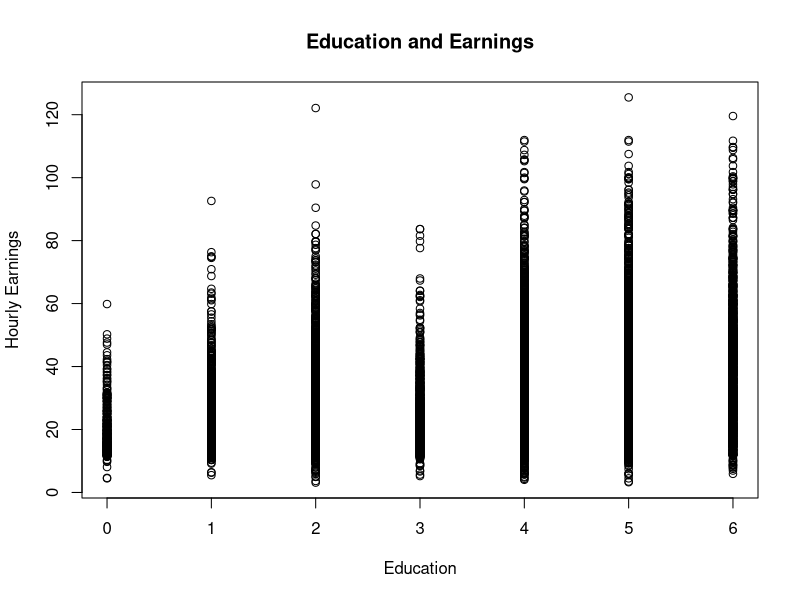
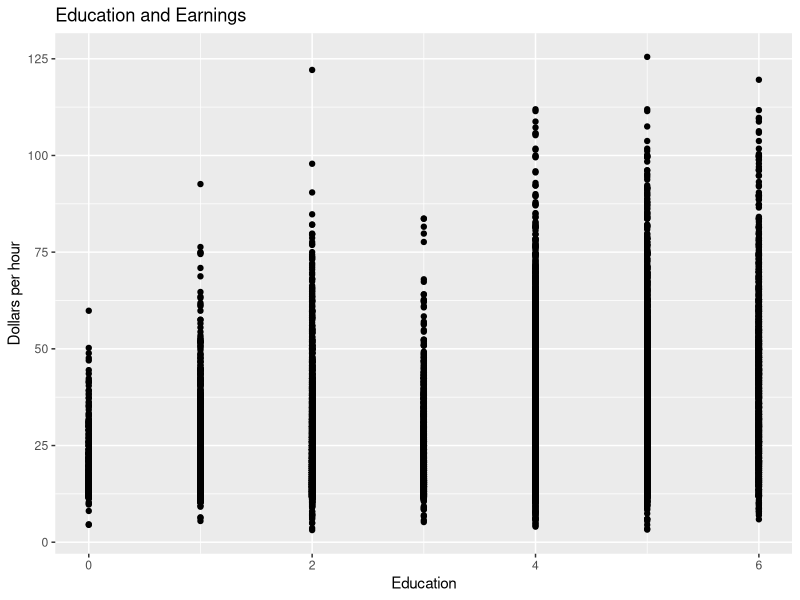
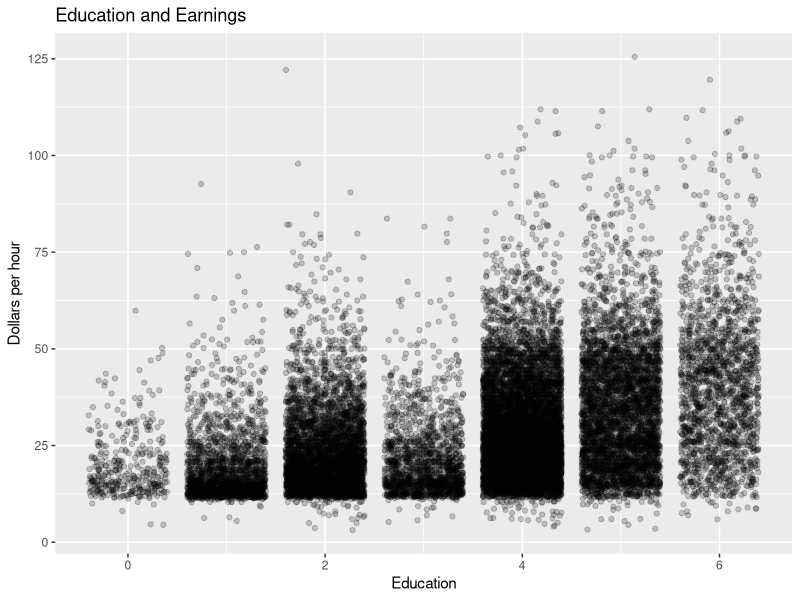
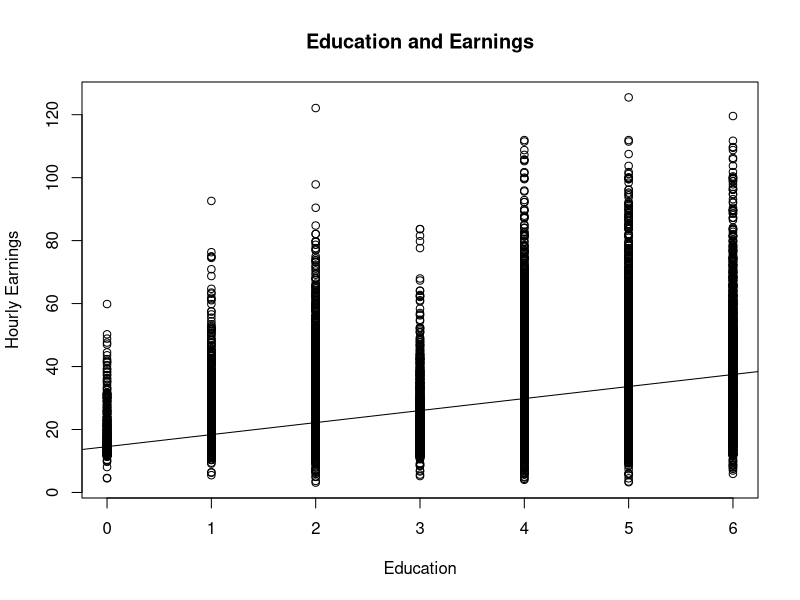
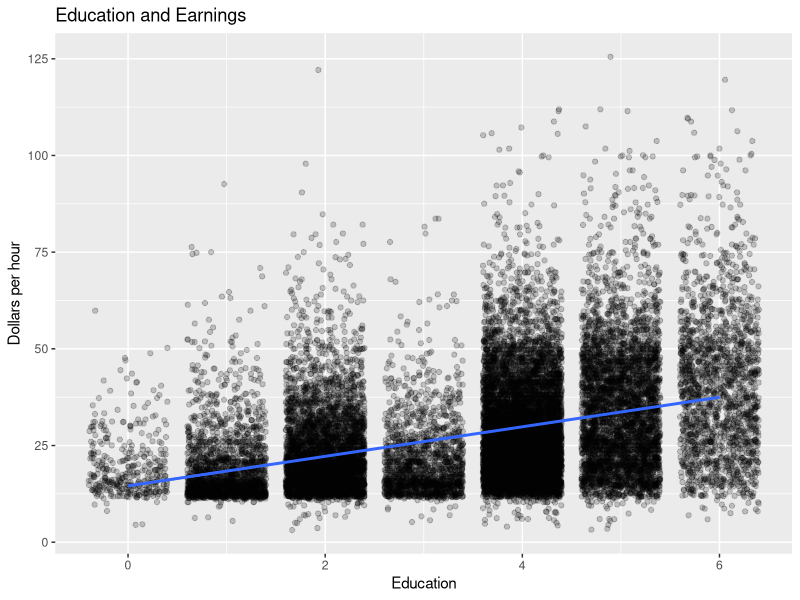

Generate these figures, in order, with R:
###################################################
### Intro to R (Parallel Stata Intro)           ###
### https://grodri.github.io/stata/tutorial.pdf ###
###################################################


# Set Working Directory #

setwd(dirname(rstudioapi::getActiveDocumentContext()$path))
getwd()

# Libraries #
library(ggplot2)

# Read-in CSV file to work with 

d1 <- read.csv("LFS_July17_21.csv", header = TRUE)

## Can also read-in data from web 

#d1 <- read.csv("https://raw.githubusercontent.com/MMaroto729/SOC-509/main/data/LFS_July17_21.csv", header=TRUE)

# Inspect the data

summary(d1) # Data summary #
dim(d1) # Data dimensions #
names(d1) # Variable names #
head(d1) # Fist six values #

# Change variable names to all lowercase (to match Stata code)

names(d1) <- tolower(names(d1))
names(d1)

# Generate and manipulate variables

d1$ontario <- rep(0,length(d1$prov))
d1$ontario[d1$prov == 35] <- 1
table(d1$ontario)

table(d1$ontario, d1$prov)

d1$edcat <- ifelse(d1$educ == 0, 0, 1)
table(d1$edcat)


# Descriptive statistics

summary(d1$educ)
summary(d1$hrlyearn)

table(d1$educ)

table(d1$educ[is.na(d1$hrlyearn)])

# Scatterplots

## Base R plot function 
plot(d1$educ, d1$hrlyearn, 
     main = "Education and Earnings",
     xlab = "Education",
     ylab = "Hourly Earnings")

## GGplot R function
ggplot(data = d1, aes(x=educ, y=hrlyearn)) +
  geom_point() +
      labs(y = "Dollars per hour", 
       x = "Education", 
       title = "Education and Earnings")

## GGplot with jittered points
ggplot(data = d1, aes(x=educ, y=hrlyearn)) +
  geom_point(position = "jitter", alpha = 1/5) +
      labs(y = "Dollars per hour", 
       x = "Education", 
       title = "Education and Earnings")

# Regression 

reg1 <- lm(d1$hrlyearn ~ d1$educ)
summary(reg1)

## Base R plot function 
plot(d1$educ, d1$hrlyearn, 
     main = "Education and Earnings",
     xlab = "Education",
     ylab = "Hourly Earnings")
abline(reg1)

## GGplot R function
ggplot(data = d1, aes(x=educ, y=hrlyearn)) +
  geom_point(position = "jitter", alpha = 1/5) +
  geom_smooth(method=lm) +
      labs(y = "Dollars per hour", 
       x = "Education", 
       title = "Education and Earnings")

# Use R as a calculator
2+2
2+2
